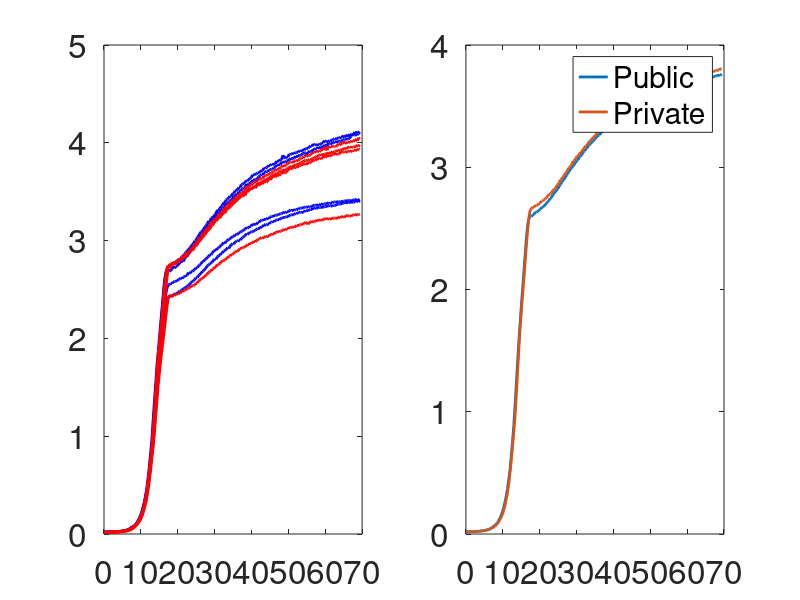
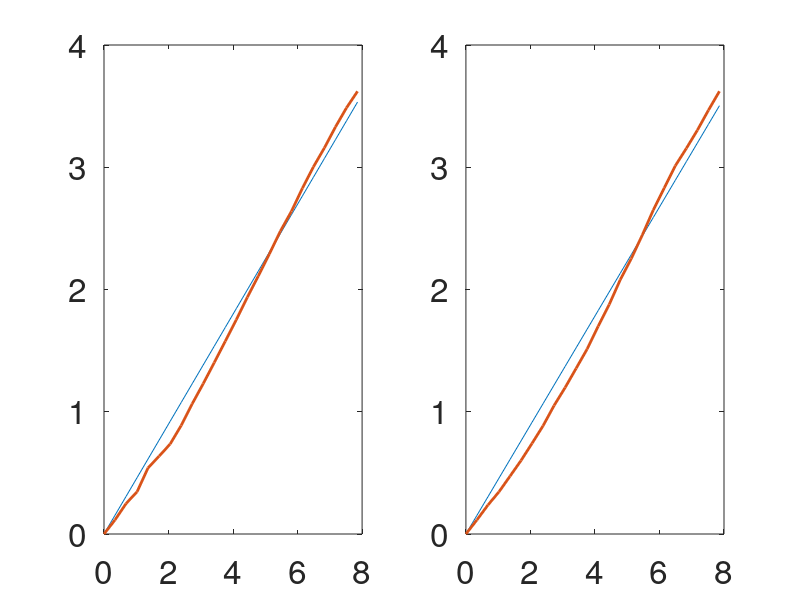

The MATLAB source for these figures, in order:
%% clear environment
clear;
clc;

% Sheet 1 - S288C_0410_1pct_glucose_pbprch
% Sheet 2 - S288C_0410_1pct_sucrose_pbprch
% Sheet 3 - S288C_0410_diff_sucrose_pbpr

% Sheet 4 - CENPK21C_0410_diff_sucrose_pb
% Sheet 5 - CENPK21C_0410_diff_sugar_pb
% Sheet 6 - CENPK21C_0410_diff_sucrose_pbpr
% Sheet 7 - CENPK21C_0410_dot05pct_sucrose_pbpr
% Sheet 8 - CENPK21C_0410_1pct_glucose_pbpr

%% load data
load CENPK21C_0410_1pct_glucose_pbpr  
CENPK21C_0410_1pct_glucose_pbpr_pop_density = CENPK21C_0410_1pct_glucose_pbpr.CENPK21C_0410_1pct_glucose_pbpr_pop_density;
CENPK21C_0410_1pct_glucose_pbpr_time = CENPK21C_0410_1pct_glucose_pbpr.CENPK21C_0410_1pct_glucose_pbpr_time;
CENPK21C_0410_1pct_glucose_pbpr_conc_pct = CENPK21C_0410_1pct_glucose_pbpr.CENPK21C_0410_1pct_glucose_pbpr_conc_pct;

%% unit convert from cell/microliter to gram/liter
unit = 1e6 * 4.6e-11;

%% S288C_0410_1pct_glucose_pbprch
pop_density_gL = CENPK21C_0410_1pct_glucose_pbpr_pop_density.*unit;
time = CENPK21C_0410_1pct_glucose_pbpr_time;
conc_pct = CENPK21C_0410_1pct_glucose_pbpr_conc_pct;
species = {'Public','Private'};

%% figure 1
pop_density_gL_mean = [];
re_exp_num = 4;
species_num = 2;
color_list = ['b','r','k','g'];

figure(9)
subplot(1,2,1)
for i = 1:species_num 
    for j = re_exp_num*(i-1)+1:re_exp_num*i
        plot(time,pop_density_gL(j,:),'LineWidth',2,'Color',color_list(i));
        %plot(time,log10(pop_density_gL(j,:)),'LineWidth',2,'Color',color_list(i));
        hold on
    end
end 
set(gca,'FontSize',24)

for i = 1:species_num   
    pop_density_gL_mean_unit = zeros(1,length(pop_density_gL));
    for j = re_exp_num*(i-1)+1:re_exp_num*(i-1)+re_exp_num
        pop_density_gL_mean_unit = pop_density_gL_mean_unit + pop_density_gL(j,:);
    end
    pop_density_gL_mean = [pop_density_gL_mean;pop_density_gL_mean_unit./re_exp_num];
end
subplot(1,2,2)
for i = 1:species_num
    plot(time,pop_density_gL_mean(i,:),'LineWidth',2); 
    %plot(time,log10(pop_density_gL_mean(i,:)),'LineWidth',2);    
    hold on
end
legend(species,'FontSize',24)
set(gca,'FontSize',24)

%% fitting
[~,idx_start] = max(time>=6,[],2);
[~,idx_end] = max(time>=14,[],2);

% time scale
time0 = time(idx_start:idx_end)-time(idx_start);

figure(20)
for i = 1:species_num
    subplot(1,species_num,i)
    x0 = pop_density_gL_mean(i,idx_start);
    lnxtx0 = log(pop_density_gL_mean(i,idx_start:idx_end)./x0);
    p{i} = regress(lnxtx0',time0');
    y = time0.*p{i};
    plot(time0,y,time0,lnxtx0,'LineWidth',2);
    set(gca,'FontSize',24)
    disp([species{i},': ',num2str(p{i})]);
end





